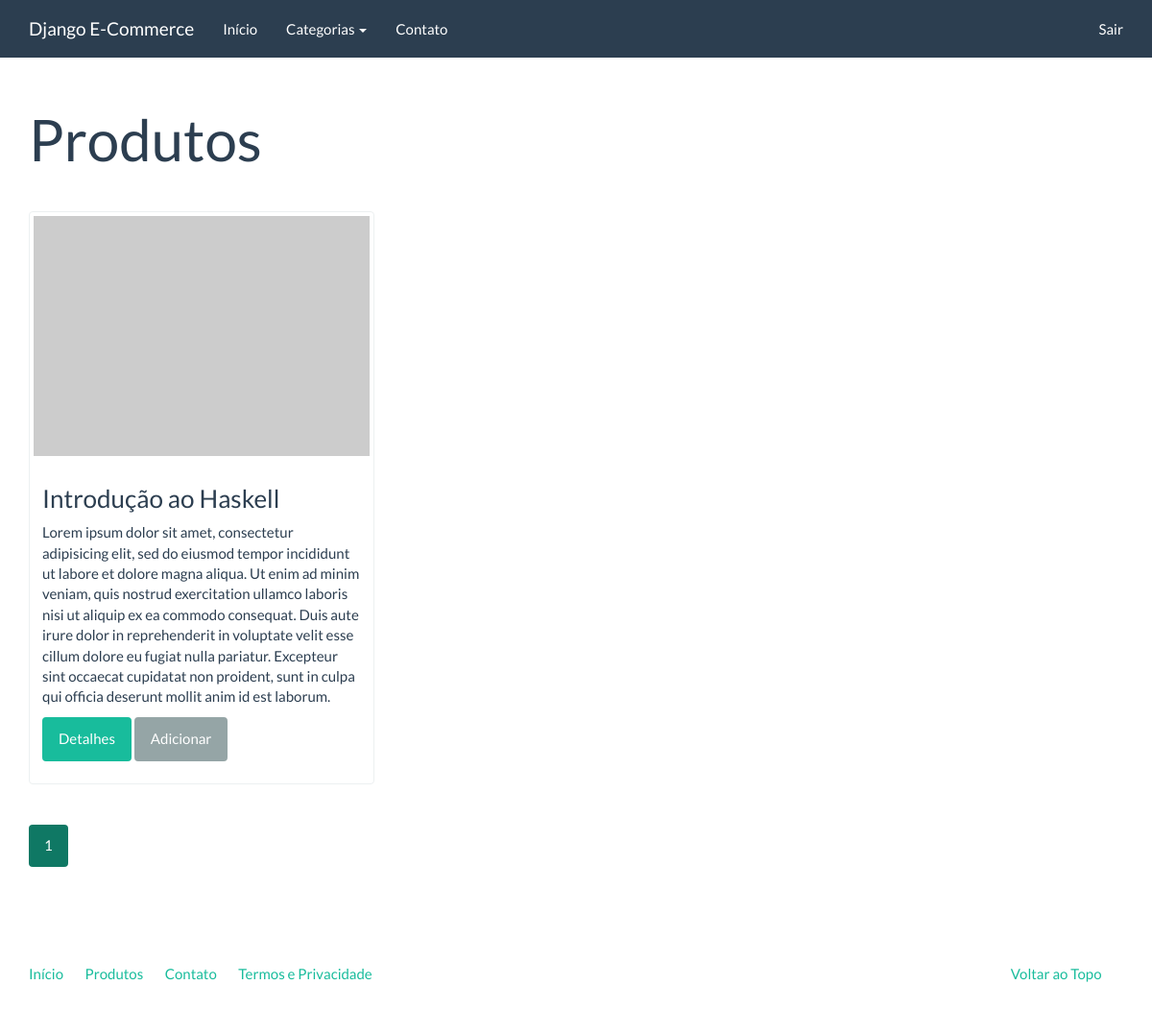
Page /catalogo/ (signed in) on the committed database.
### catalog/models.py (models this page shows)
class Product(models.Model):
    created = models.DateTimeField('Criado em', auto_now_add=True)
    modified = models.DateTimeField('Modificado em', auto_now=True)
    name = models.CharField('Nome', max_length=100)
    slug = models.SlugField('Identificador', max_length=100)
    category = models.ForeignKey('catalog.Category', verbose_name='Categoria')
    description = models.TextField('Descrição', blank=True)
    price = models.DecimalField('Preço', decimal_places=2, max_digits=10)
    class Meta:
        verbose_name = 'Produto'
        verbose_name_plural = 'Produtos'
        ordering = ['name']
    def __str__(self):
        return self.name
    def get_absolute_url(self):
        return reverse('catalog:product', kwargs={'slug': self.slug})

### catalog/views.py (the view)
class ProductListView(generic.ListView):
    model = Product
    template_name = 'catalog/product_list.html'
    context_object_name = 'products'
    paginate_by = 3

### catalog/context_processors.py (called while the page is built)
def categories(request):
    return {
        'categories': Category.objects.all()
    }

### catalog/models.py (called while the page is built)
    def get_absolute_url(self):
        return reverse('catalog:category', kwargs={'slug': self.slug})

    def __str__(self):
        return self.name

### core/templatetags/pagination.py (called while the page is built)
@register.inclusion_tag('pagination.html')
def pagination(request, paginator, page_obj):
    context = {
        'paginator': paginator,
        'request': request,
        'page_obj': page_obj,
    }
    getvars = request.GET.copy()
    if 'page' in getvars:
        del getvars['page']
    if len(getvars) > 0:
        context['getvars'] = '&{0}'.format(getvars.urlencode())
    else:
        context['getvars'] = ''
    return context

### catalog/templates/catalog/product_list.html (shortened to what this page needs)
{% extends "base.html" %}
{% load pagination %}
{% block container %}
    <div class="page-header">
        <h1>Produtos</h1>
    </div>
    <div class="row">
        {% for product in products %}
            {% include "catalog/_product.html" %}
        {% endfor %}
    </div>
    {% pagination request paginator page_obj %}
{% endblock container %}

### catalog/templates/catalog/_product.html
<div class="col-sm-6 col-md-4">
    <div class="thumbnail">
        <a href="{{ product.get_absolute_url }}">
            <img src="http://placehold.it/350x250" alt="" />
        </a>
        <div class="caption">
            <h3>{{ product }}</h3>
            {{ product.description|default:'Sem descrição'|linebreaks }}
            <p>
                <a href="{{ product.get_absolute_url }}" class="btn btn-success" role="button">Detalhes</a>
                <a href="{% url 'checkout:create_cartitem' product.slug %}" class="btn btn-default" role="button">Adicionar</a>
            </p>
        </div>
    </div>
</div>

### rows in the picture
Product: name "Introdução ao Haskell", description "Lorem ipsum dolor sit amet, consectetur adipisicing elit, sed do eiusmod tempor incididunt ut labore et dolore magna aliqua. Ut enim ad minim veniam, quis nostrud exercitation ullamco laboris nisi ut aliquip ex ea commodo consequat. Duis aute irure dolor in reprehenderit in voluptate velit esse cillum dolore eu fugiat nulla pariatur. Excepteur sint occaecat cupidatat non proident, sunt in culpa qui officia deserunt mollit anim id est laborum."

### other values in the picture
{{ page }} "1"
